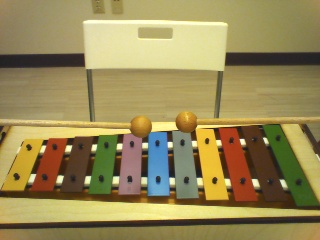
#> input picture Vision_Detection_Part/real_lighting_condition_pics/320b.jpg, 320 x 240 px, found by its file name
$ python track_color_bar_based_on_blue_center_track_beater_as_well.py
#> lines starting #> are read from the running program, lines starting #| are printed output that depends on the picture; after the words box and inside, x2 and y2 are one past the last pixel; in counts of white or black regions, pixels touching at a corner belong together; pictures that were not available may be replaced by others from this repository, and a replacement may not be noted
# -*- coding: utf-8 -*-
"""
Created on Fri Oct 19 13:26:07 2018

@author: CV_LAB_Howard
"""
import cv2
import numpy as np

image = cv2.imread(r'D:\Howard_Feng\noteDetection\Vision_Detection_Part\real_lighting_condition_pics\320b.jpg')
#> image is the input picture: shape (240, 320, 3); mean B, G, R 87.7, 138.1, 152.6

video = r'D:\Howard_Feng\noteDetection\Vision_Detection_Part\real_lighting_condition_pics\redball.avi'

# [4 lines of commented-out code are left out]

def updateVertices(vertices, centers, new_center):

    dx = new_center[0] - centers[5][0]
    dy = new_center[1] - centers[5][1]

    new_vertices = []
    for i in range(11):
        new_vertices.append([[vertices[i][0][0]+dx, vertices[i][0][1]+dy],
                             [vertices[i][1][0]+dx, vertices[i][1][1]+dy],
                             [vertices[i][2][0]+dx, vertices[i][2][1]+dy],
                             [vertices[i][3][0]+dx, vertices[i][3][1]+dy]])

    return new_vertices

def updateCells(image):
    new_center = findBlueCenter(image)
    (vertices, centers) = initPos(image)
    new_vertices = updateVertices(vertices, centers, new_center)
    new_image = renderCells(image, new_vertices)
    return new_image


def initPos(image):
    vertices = []
    centers = []
    # initial left yellow position
    LU = [25, 141]
    RU = [40, 141]
    RB = [22, 187]
    LB = [3, 187]
    init = [LU, RU, RB, LB]
    init_vertices = np.array(init, dtype = np.int32)
    center = ((LU[0]+RU[0]+RB[0]+LB[0])/4, (LU[1]+RU[1]+RB[1]+LB[1])/4)
    vertices.append(init_vertices)
    centers.append(center)
    '''cv2.polylines(image, [init_vertices], 1, (255, 255, 0))
    font       = cv2.FONT_HERSHEY_SIMPLEX
    centerText = centers[-1]
    fontScale  = 0.2
    fontColor  = (0,255,0)
    lineType   = 1
    cv2.putText(image,'F7',
        centerText,
        font,
        fontScale,
        fontColor,
        lineType)'''
    # initial left red position
    LU = [50, 139]
    RU = [64, 139]
    RB = [50, 188]
    LB = [32, 188]
    init = [LU, RU, RB, LB]
    init_vertices = np.array(init, dtype = np.int32)
    center = ((LU[0]+RU[0]+RB[0]+LB[0])/4, (LU[1]+RU[1]+RB[1]+LB[1])/4)
    vertices.append(init_vertices)
    centers.append(center)

    # initial left brown position
    LU = [75, 138]
    RU = [90, 138]
    RB = [80, 189]
    LB = [60, 189]
    init = [LU, RU, RB, LB]
    init_vertices = np.array(init, dtype = np.int32)
    center = ((LU[0]+RU[0]+RB[0]+LB[0])/4, (LU[1]+RU[1]+RB[1]+LB[1])/4)
    vertices.append(init_vertices)
    centers.append(center)

    # initial green position
    LU = [100, 137]
    RU = [115, 137]
    RB = [108, 191]
    LB = [90, 191]
    init = [LU, RU, RB, LB]
    init_vertices = np.array(init, dtype = np.int32)
    center = ((LU[0]+RU[0]+RB[0]+LB[0])/4, (LU[1]+RU[1]+RB[1]+LB[1])/4)
    vertices.append(init_vertices)
    centers.append(center)

    # initial pink position
    LU = [124, 135]
    RU = [140, 135]
    RB = [138, 192]
    LB = [119, 192]
    init = [LU, RU, RB, LB]
    init_vertices = np.array(init, dtype = np.int32)
    center = ((LU[0]+RU[0]+RB[0]+LB[0])/4, (LU[1]+RU[1]+RB[1]+LB[1])/4)
    vertices.append(init_vertices)
    centers.append(center)

    # initial Blue position
    LU = [149, 133]
    RU = [165, 133]
    RB = [167, 193]
    LB = [149, 193]
    init = [LU, RU, RB, LB]
    init_vertices = np.array(init, dtype = np.int32)
    center = ((LU[0]+RU[0]+RB[0]+LB[0])/4, (LU[1]+RU[1]+RB[1]+LB[1])/4)
    vertices.append(init_vertices)
    centers.append(center)

    # initial gray position
    LU = [173, 131]
    RU = [188, 131]
    RB = [196, 195]
    LB = [178, 195]
    init = [LU, RU, RB, LB]
    init_vertices = np.array(init, dtype = np.int32)
    center = ((LU[0]+RU[0]+RB[0]+LB[0])/4, (LU[1]+RU[1]+RB[1]+LB[1])/4)
    vertices.append(init_vertices)
    centers.append(center)

    # initial rignt yellow position
    LU = [197, 130]
    RU = [211, 130]
    RB = [226, 197]
    LB = [207, 197]
    init = [LU, RU, RB, LB]
    init_vertices = np.array(init, dtype = np.int32)
    center = ((LU[0]+RU[0]+RB[0]+LB[0])/4, (LU[1]+RU[1]+RB[1]+LB[1])/4)
    vertices.append(init_vertices)
    centers.append(center)

    # initial rignt red position
    LU = [220, 129]
    RU = [234, 129]
    RB = [256, 199]
    LB = [236, 199]
    init = [LU, RU, RB, LB]
    init_vertices = np.array(init, dtype = np.int32)
    center = ((LU[0]+RU[0]+RB[0]+LB[0])/4, (LU[1]+RU[1]+RB[1]+LB[1])/4)
    vertices.append(init_vertices)
    centers.append(center)

    # initial right brown position
    LU = [243, 127]
    RU = [257, 127]
    RB = [286, 200]
    LB = [266, 200]
    init = [LU, RU, RB, LB]
    init_vertices = np.array(init, dtype = np.int32)
    center = ((LU[0]+RU[0]+RB[0]+LB[0])/4, (LU[1]+RU[1]+RB[1]+LB[1])/4)
    vertices.append(init_vertices)
    centers.append(center)

    # initial right green position
    LU = [264, 125]
    RU = [277, 125]
    RB = [320, 202]
    LB = [297, 202]
    init = [LU, RU, RB, LB]
    init_vertices = np.array(init, dtype = np.int32)
    center = ((LU[0]+RU[0]+RB[0]+LB[0])/4, (LU[1]+RU[1]+RB[1]+LB[1])/4)
    vertices.append(init_vertices)
    centers.append(center)

    return (vertices, centers)

def renderCells(image, vertices):
    for i in range(11):
        np_vertices = np.array(vertices[i], dtype = np.int32)
        cv2.polylines(image, [np_vertices], 1, (255, 255, 0))
    return image

def findBlueCenter(img):
    sum_col = 0
    sum_row = 0
    avg_col = 0
    avg_row = 0
    center = (0,0)
    length = 0

    height = img.shape[0]
    width = img.shape[1]

    for row in range(height):
        for col in range(width):
            if img[row][col][0] >= 160 and img[row][col][0]<= 255: #155,255
                if img[row][col][1] >= 120 and img[row][col][1]<= 180:
                    if img[row][col][2] >= 70 and img[row][col][2]<= 140:
                        sum_col += col
                        sum_row += row
                        length += 1

    if length > 0:
        avg_col = sum_col/length
        avg_row = sum_row/length

        center = (avg_col, avg_row+8)

    return center

# [94 lines of commented-out code are left out]


def findVertices(pixs):

    leftup = pixs[0]
    rightbottom = pixs[-1]
    leftbottom = pixs[0]
    rightup = pixs[len(pixs)/2]

    for i in range(len(pixs)):
        if pixs[i][0] <= leftbottom[0] and pixs[i][1] >= leftbottom[1]:
            leftbottom = pixs[i]
        elif pixs[i][1] >= leftbottom[1] and pixs[i][0] >= leftbottom[0]:
            if pixs[i][1] - leftbottom[1] >= pixs[i][0] - leftbottom[0]:
                leftbottom = pixs[i]

    for i in range(len(pixs)/8):
        if pixs[i][1] <= rightup[1] and pixs[i][0] >= rightup[0]:
            rightup = pixs[i]
        elif pixs[i][1] <= rightup[1] and pixs[i][0] <= rightup[0]:
            if rightup[1] - pixs[i][1] <= rightup[0] - pixs[i][0]:
                rightup = pixs[i]

    print(leftup)
    print(leftbottom)
    print(rightbottom)
    print(rightup)

    return (leftup, rightup, rightbottom, leftbottom)

#def findCircle(image):
#    img = img
#    # if it works then run the code next
#
#    # img = cv2.imread(myWidget._image, 0)
#    # img = cv2.imread('opencv_logo.png',0)
#    Iimg = cv2.medianBlur(img,5)
#    cimg = cv2.cvtColor(Iimg,cv2.COLOR_RGB2GRAY)
#
#    circles = cv2.HoughCircles(cimg,cv2.HOUGH_GRADIENT,2,20000,
#                               param1=50,param2=300,minRadius=0,maxRadius=0)
#
#    circles = np.uint16(np.around(circles))
#        for i in circles[0,:]:
#            # draw the outer circle
#            cv2.circle(Iimg,(i[0],i[1]),i[2],(0,255,0),2)
#            # draw the center of the circle
#            cv2.circle(Iimg,(i[0],i[1]),2,(0,0,255),3)
#
#        #cv2.imshow('detected circles',cimg)
#        #cv2.waitKey(0)
#        #cv2.destroyAllWindows()
#        qimg = CV2QImage(Iimg)
#
#
#        circles = cv2.HoughCircles(cimg,cv2.HOUGH_GRADIENT,6,2000,
#                                    param1=50,param2=30,minRadius=0,maxRadius=0)
#        if len(circles > 0):
#            circles = np.uint16(np.around(circles))
#            for i in circles[0,:]:
#                # draw the outer circle
#                cv2.circle(Iimg,(i[0],i[1]),i[2],(0,255,0),2)
#                # draw the center of the circle
#                cv2.circle(Iimg,(i[0],i[1]),2,(0,0,255),3)
#
#            #cv2.imshow('detected circles',cimg)
#            #cv2.waitKey(0)
#            #cv2.destroyAllWindows()
#            qimg = CV2QImage(Iimg)


def videoProcess(video):

    camera = cv2.VideoCapture(video)

    counter = 0

    out = cv2.VideoWriter('result_with_drum_stick.avi',
                           cv2.VideoWriter_fourcc('M', 'J', 'P', 'G'),
                           15, (640, 480))
    while(True):
        (grabbed, frame) = camera.read()

        if grabbed == True:

            updated_frame = updateCells(frame)
            #frame = findBlue(frame)[0]
    #        frame = initPos(frame)[0]
                   # show the frame to our screen and increment the frame counter

            img = cv2.medianBlur(frame,3)
            cimg = cv2.cvtColor(img,cv2.COLOR_BGR2GRAY)
            edges = cv2.Canny(cimg,5,100)
            circles = cv2.HoughCircles(cimg,cv2.HOUGH_GRADIENT,10,5,
                                param1=100,param2=120,minRadius=5,maxRadius=15)

            circles = np.uint16(np.around(circles))
            for i in circles[0,:]:
                # draw the outer circle
                cv2.circle(updated_frame,(i[0],i[1]),i[2],(0,255,0),2)
                # draw the center of the circle
                cv2.circle(updated_frame,(i[0],i[1]),2,(0,0,255),3)


            frame = cv2.resize(updated_frame, (640, 480))
            out.write(frame)
            cv2.imshow("Frame", frame)
            key = cv2.waitKey(1) & 0xFF
            counter += 1

            # if the 'q' key is pressed, stop the loop
            if key == ord("q"):
                break

        else:
            break

    camera.release()
    out.release()
    cv2.destroyAllWindows()

if __name__ == "__main__":

#    img = cv2.resize(initPos(image)[0], (640, 480))
#    cv2.imshow("image", img)
#
    # cleanup the camera and close any open windows
    videoProcess(video)
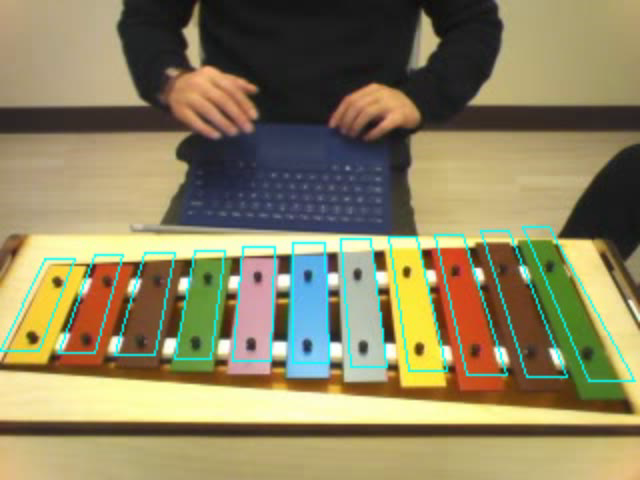
#> input picture frame 8 of Vision_Detection_Part/real_lighting_condition_pics/result_with_drum_stick.avi, 640 x 480 px, given in place of redball.avi, which was not available
#> in videoProcess, frame is the input picture: shape (480, 640, 3); mean B, G, R 95.8, 131.6, 140.3
#> in updateCells, `new_center = findBlueCenter(image)`: new_center = (307.4, 295.3)
#> in updateCells, `(vertices, centers) = initPos(image)`: vertices = 11 items; centers = [(22.5, 164), (49, 163.5), (76.25, 163.5), (103.2, 164), (130.2, 163.5), (157.5, 163), (183.8, 163), (210.2, 163.5), (236.5, 164), (263, 163.5), (289.5, 163.5)]
#> in updateVertices, `dx = new_center[0] - centers[5][0]`: dx = 149.9
#> in updateVertices, `dy = new_center[1] - centers[5][1]`: dy = 132.3
#> after the loop in updateVertices, `for i in range(11):`: new_vertices = 11 items
#> the loop in renderCells, `for i in range(11):` made 11 passes
#> np_vertices on passes 1 to 11: [[174, 273], [189, 273], [171, 319], [152, 319]], [[199, 271], [213, 271], [199, 320], [181, 320]], [[224, 270], [239, 270], [229, 321], [209, 321]], [[249, 269], [264, 269], [257, 323], [239, 323]], [[273, 267], [289, 267], [287, 324], [268, 324]], [[298, 265], [314, 265], [316, 325], [298, 325]], [[322, 263], [337, 263], [345, 327], [327, 327]], [[346, 262], [360, 262], [375, 329], [356, 329]], [[369, 261], [383, 261], [405, 331], [385, 331]], [[392, 259], [406, 259], [435, 332], [415, 332]], [[413, 257], [426, 257], [469, 334], [446, 334]]
#> after the loop in renderCells, `for i in range(11):`:
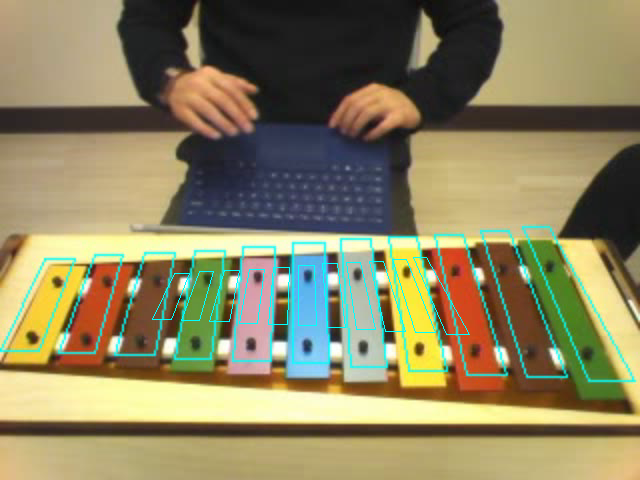
#> image: shape (480, 640, 3); 0.56% of pixels changed, all inside (x1, y1, x2, y2) = (152, 257, 470, 335)
#> in videoProcess, `cimg = cv2.cvtColor(img,cv2.COLOR_BGR2GRAY)`:
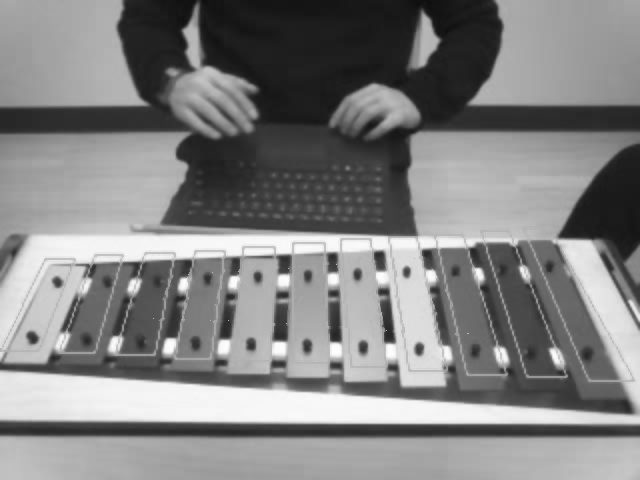
#> cimg: shape (480, 640); min 14, max 254, mean 130.1
#> in videoProcess, `edges = cv2.Canny(cimg,5,100)`:
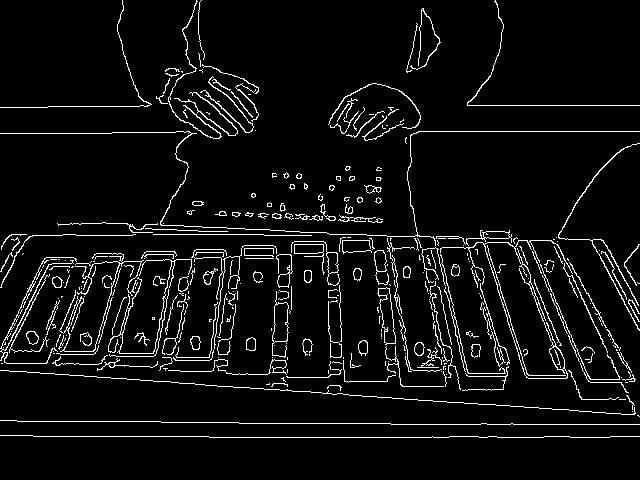
#> edges: shape (480, 640); 5.8% white in thin lines or dots
#> in videoProcess, `circles = cv2.HoughCircles(cimg,cv2.HOUGH_GRADIENT,10,5, param1=100,pa..`: circles = 19 rows, first 8: [535, 275, 9], [215, 115, 9], [205, 105, 9], [125, 275, 9], [215, 95, 9], [455, 365, 9], [225, 125, 9], [165, 345, 9]
#> the loop in videoProcess, `for i in circles[0,:]:` made 19 passes
#> i on passes 1 to 12: [535, 275, 9], [215, 115, 9], [205, 105, 9], [125, 275, 9], [215, 95, 9], [455, 365, 9], [225, 125, 9], [165, 345, 9], [525, 255, 9], [545, 295, 9], [445, 335, 9], [245, 95, 9]
#> after the loop in videoProcess, `for i in circles[0,:]:`:
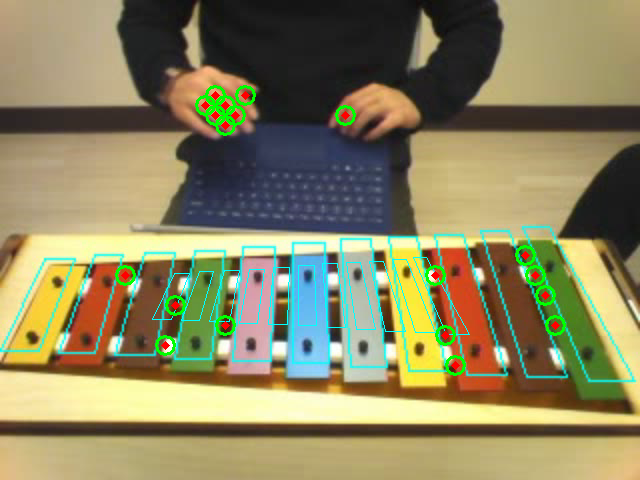
#> updated_frame: shape (480, 640, 3); 1.24% of pixels changed, all inside (x1, y1, x2, y2) = (115, 85, 566, 376)
#> (key q is pressed here)
